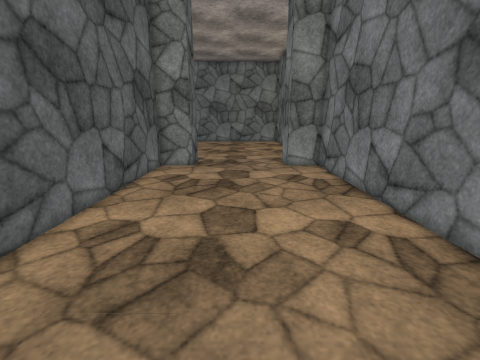
View 1 (above)

12 first-person views from a walk through a scene from a Unity 3-D project. The camera is 1.4 m above the floor, tilts 14° down and sees 90° across. Doors are open. The floor is counted in squares, 0.5 m on a side. Each view is taken from the middle of a square. On the plan, view 1 faces up. The plan holds only what a view shows up to about 18 squares ahead; the rest is blank. The place goes on beyond the plan. The player character is not drawn. Surface patterns are stand-ins for the level's own textures.

View 2
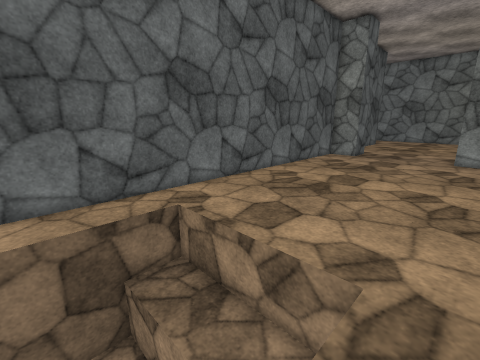

View 3
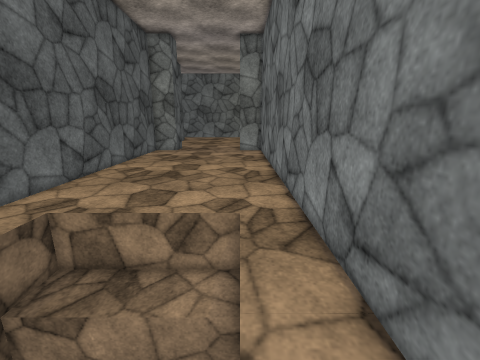

View 4
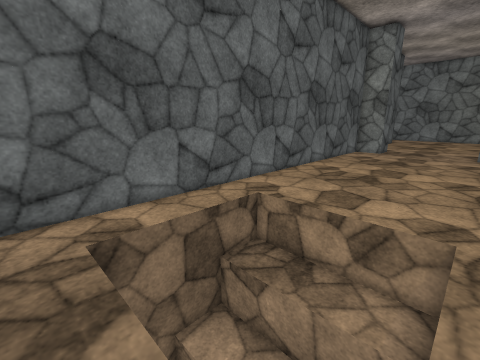

View 5
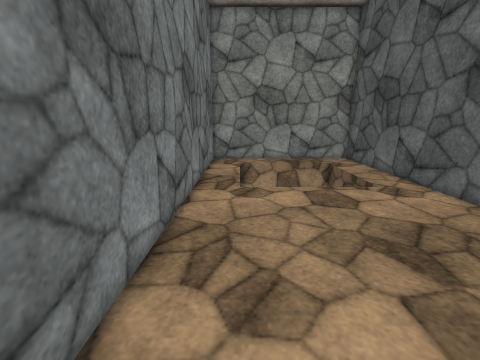

View 6
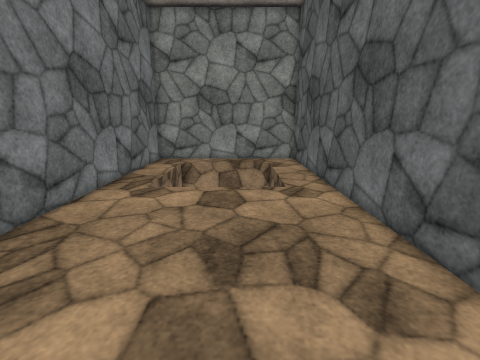

View 7
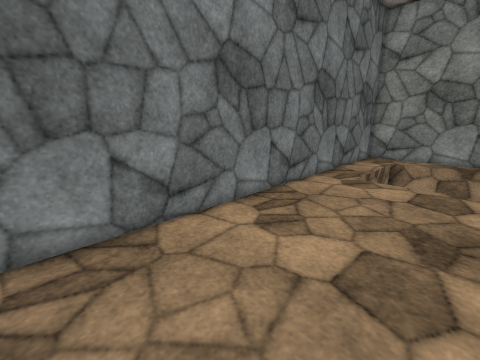

View 8
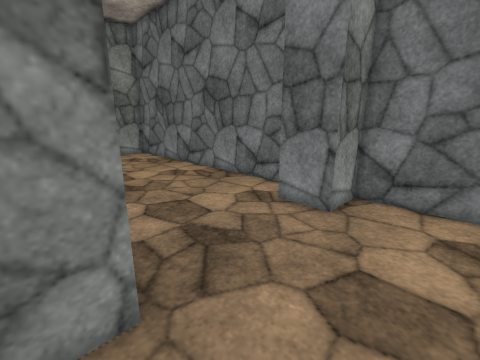

View 9
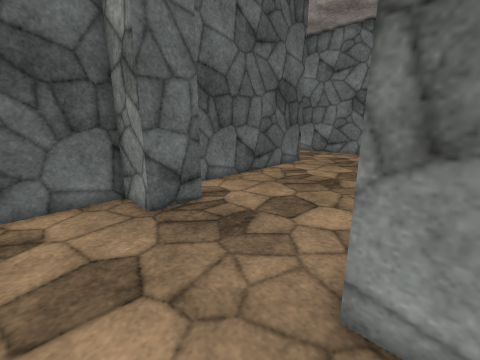

View 10
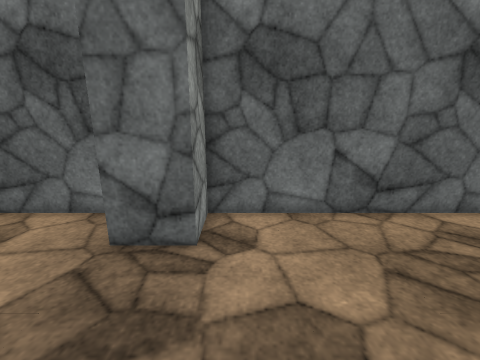

View 11
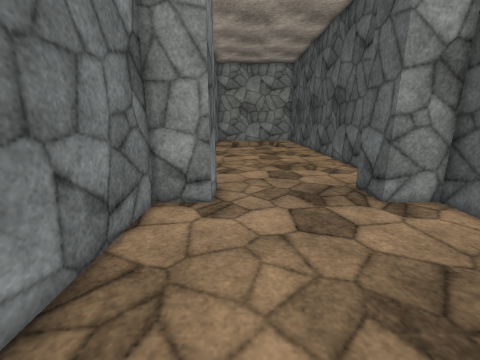

View 12
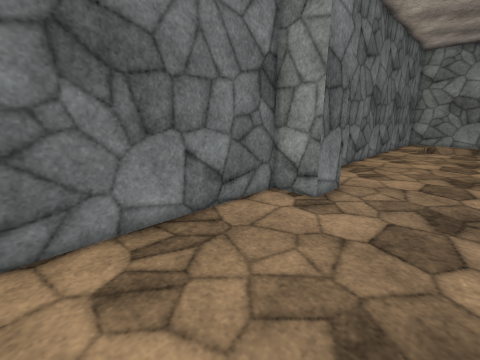

### Floor plan
Key: @ floor where view 1 was taken; # wall or solid block; . floor; D open door; v drop or lower ground.
Columns run from 5 left of view 1 to 5 right of it. Each row starts with its distance up from view 1.
 25 #   .  .  #
 24 #         #
 23 #         #
 22 #         #
 21 #         #
 20 #         #
 19 #         #
 18 #      .  #
 17 ###DDDDD###
 16 ##DDDDDDD##
 15 ###DDDDD###
 14 #         #
 13 #         #
 12 #.       .#
 11 #   .     #
 10 #         #
  9 #   .   . #
  8 #         #
  7 #         #
  6 #         #
  5 #         #
  4 #         #
  3 #         #
  2 #         #
  1 #         #
  0 #    @    #
 -1 # vvvvvvv #
 -2 # vvvvvvv #
 -3 # vvvvvvv #
 -4 # vvvv    #
 -5 # vvv    .#
 -6 #         #
 -7 #         #
 -8 #       . #
 -9 ###########

Positions as (right, up) in squares from view 1, and headings:
1: (0, 0), facing up
2: (4, -5), facing up-left
3: (3, -8), facing up
4: (3, -8), facing up-left
5: (3, 9), facing down
6: (-1, 9), facing down
7: (-1, 11), facing down-right
8: (-4, 12), facing up-right
9: (4, 12), facing up-left
10: (2, 18), facing left
11: (2, 25), facing down
12: (-1, 25), facing down-right
